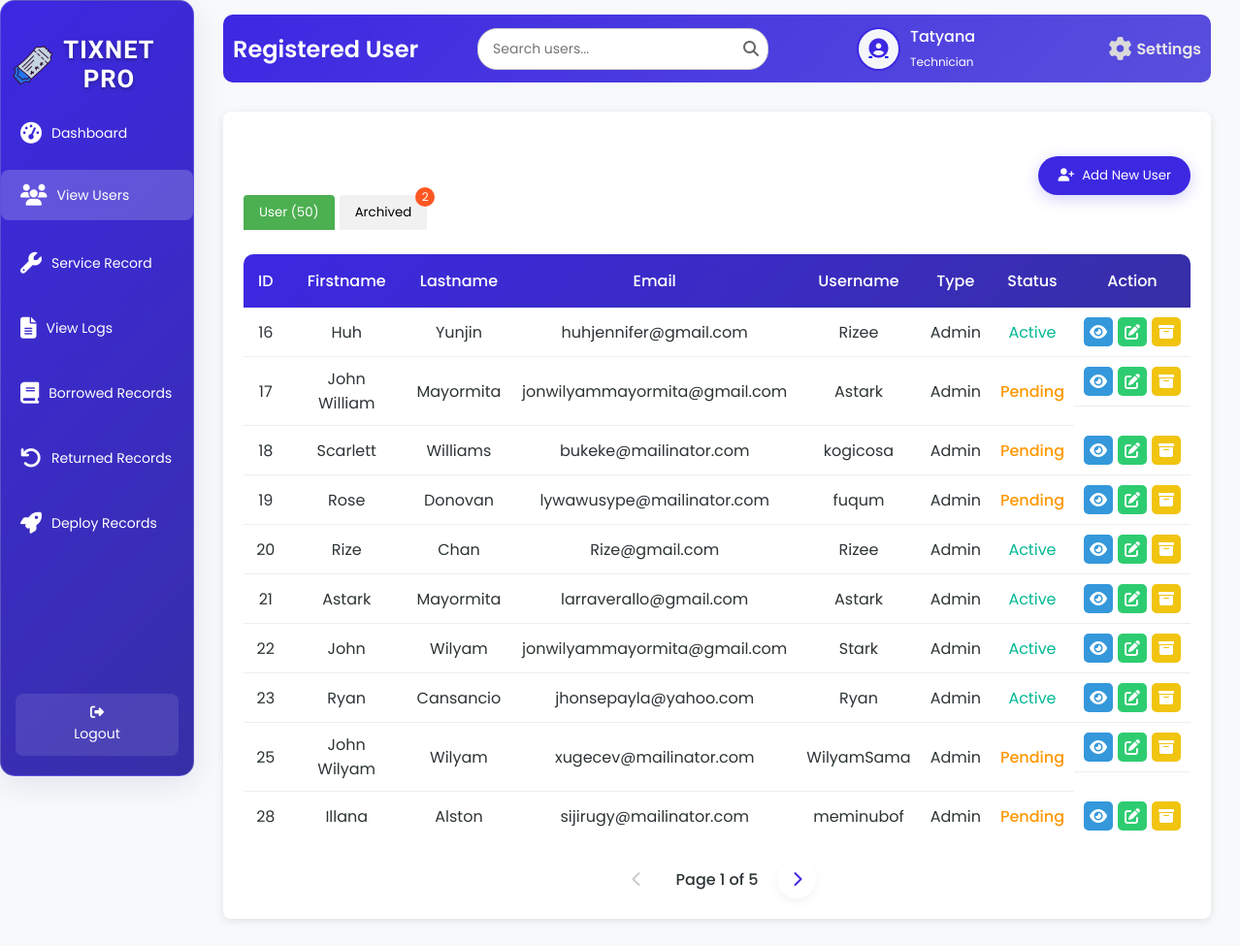
Page /viewU.php (signed in) on the committed database.
### tables this page shows
CREATE TABLE `tbl_user` (
  `u_id` int(50) NOT NULL,
  `u_fname` varchar(200) NOT NULL,
  `u_lname` varchar(200) NOT NULL,
  `u_email` varchar(200) NOT NULL,
  `u_username` varchar(200) NOT NULL,
  `u_password` varchar(200) NOT NULL,
  `u_type` varchar(200) NOT NULL,
  `u_status` varchar(200) NOT NULL
);

### viewU.php (the view, shortened to what this page needs)
<?php
include 'db.php';
$username = $_SESSION['username'];
$firstName = '';
$userType = '';
$avatarPath = $_SESSION['avatarPath'];
if ($conn) {
    $sqlUser = "SELECT u_fname, u_lname, u_type FROM tbl_user WHERE u_username = ?";
    $stmt = $conn->prepare($sqlUser);
    if (!$stmt) {
        error_log("Prepare failed for user details: " . $conn->error);
    } else {
        $stmt->bind_param("s", $username);
        $stmt->execute();
        $resultUser = $stmt->get_result();
        if ($resultUser->num_rows > 0) {
            $row = $resultUser->fetch_assoc();
            $firstName = $row['u_fname'];
            $userType = $row['u_type'];
        }
    }
}
$limit = 10;
$page = isset($_GET['page']) ? (int)$_GET['page'] : 1;
$offset = ($page - 1) * $limit;
$countQuery = "SELECT COUNT(*) as total FROM tbl_user WHERE u_status IN ('active', 'pending')";
$countResult = $conn->query($countQuery);
$totalUsers = $countResult->fetch_assoc()['total'];
$totalPages = ceil($totalUsers / $limit);
$sql = "SELECT u_id, u_fname, u_lname, u_email, u_username, u_type, u_status FROM tbl_user WHERE u_status IN ('active', 'pending') LIMIT ?, ?";
$stmt = $conn->prepare($sql);
$stmt->bind_param("ii", $offset, $limit);
$stmt->execute();
$activeAndPendingUsers = $stmt->get_result();
$archivedCountQuery = "SELECT COUNT(*) as total FROM tbl_archive";
$archivedCountResult = $conn->query($archivedCountQuery);
$totalArchived = $archivedCountResult->fetch_assoc()['total'];
?>
<!DOCTYPE html>
<html lang="en">
<head>
    <link rel="stylesheet" href="viewU.css">
    <link rel="stylesheet" href="https://cdnjs.cloudflare.com/ajax/libs/font-awesome/6.6.0/css/all.min.css" />
</head>
<body>
<div class="wrapper">
    <div class="sidebar glass-container">
        <h2><img src="image/logo.png" alt="Tix Net Icon" class="sidebar-icon">TixNet Pro</h2>
        <ul>
            <li><a href="adminD.php"><i class="fas fa-tachometer-alt"></i> <span>Dashboard</span></a></li>
            <li><a href="viewU.php" class="active"><i class="fas fa-users"></i> <span>View Users</span></a></li>
            <li><a href="view_service_record.php"><i class="fas fa-wrench"></i> <span>Service Record</span></a></li>
            <li><a href="logs.php"><i class="fas fa-file-alt"></i> <span>View Logs</span></a></li>
            <li><a href="borrowedT.php"><i class="fas fa-book"></i> <span>Borrowed Records</span></a></li>
            <li><a href="returnT.php"><i class="fas fa-undo"></i> <span>Returned Records</span></a></li>
            <li><a href="deployedT.php"><i class="fas fa-rocket"></i> <span>Deploy Records</span></a></li>
        </ul>
        <footer>
            <a href="index.php" class="back-home"><i class="fas fa-sign-out-alt"></i> Logout</a>
        </footer>
    </div>
    <div class="container">
        <div class="upper">
            <h1>Registered User</h1>
            <div class="search-container">
                <input type="text" class="search-bar" id="searchInput" placeholder="Search users..." onkeyup="debouncedSearchUsers()">
                <span class="search-icon"><i class="fas fa-search"></i></span>
            </div>
            <div class="user-profile">
                <div class="user-icon">
                    <a href="image.php">
                        <?php
                        $cleanAvatarPath = preg_replace('/\?\d+$/', '', $avatarPath);
                        if (!empty($avatarPath) && file_exists($cleanAvatarPath)) {
                            echo "<img src='" . htmlspecialchars($avatarPath, ENT_QUOTES, 'UTF-8') . "' alt='User Avatar'>";
                        } else {
                            echo "<i class='fas fa-user-circle'></i>";
                        }
                        ?>
                    </a>
                </div>
                <div class="user-details">
                    <span><?php echo htmlspecialchars($firstName, ENT_QUOTES, 'UTF-8'); ?></span>
                    <small><?php echo htmlspecialchars(ucfirst($userType), ENT_QUOTES, 'UTF-8'); ?></small>
                </div>
                <a href="settings.php" class="settings-link">
                    <i class="fas fa-cog"></i>
                    <span>Settings</span>
                </a>
            </div>
        </div>
        <div class="table-box glass-container">
            <div class="tab-buttons">
                <button class="tab-btn active" onclick="showTab('active')">User (<?php echo $totalUsers; ?>)</button>
                <button class="tab-btn" onclick="showTab('archived')">
                    Archived
                    <?php if ($totalArchived > 0): ?>
                        <span class="tab-badge"><?php echo $totalArchived; ?></span>
                    <?php endif; ?>
                </button>
            </div>
            <div id="active-users-tab" class="active">
                <div>
                    <button class="add-user-btn" onclick="showAddUserModal()"><i class="fas fa-user-plus"></i> Add New User</button>
                </div>
                <table id="active-users-table">
                    <thead>
                        <tr>
                            <th>ID</th>
                            <th>Firstname</th>
                            <th>Lastname</th>
                            <th>Email</th>
                            <th>Username</th>
                            <th>Type</th>
                            <th>Status</th>
                            <th>Action</th>
                        </tr>
                    </thead>
                    <tbody id="active-users-tbody">
                        <?php
                        if ($activeAndPendingUsers->num_rows > 0) {
                            while ($row = $activeAndPendingUsers->fetch_assoc()) {
                                echo "<tr>
                                        <td>{$row['u_id']}</td>
                                        <td>" . htmlspecialchars($row['u_fname'], ENT_QUOTES, 'UTF-8') . "</td>
                                        <td>" . htmlspecialchars($row['u_lname'], ENT_QUOTES, 'UTF-8') . "</td>
                                        <td>" . htmlspecialchars($row['u_email'], ENT_QUOTES, 'UTF-8') . "</td>
                                        <td>" . htmlspecialchars($row['u_username'], ENT_QUOTES, 'UTF-8') . "</td>
                                        <td>" . ucfirst(strtolower($row['u_type'])) . "</td>
                                        <td class='status-" . strtolower($row['u_status']) . "'>" . ucfirst(strtolower($row['u_status'])) . "</td>
                                        <td class='action-buttons'>
                                            <a class='view-btn' onclick=\"showViewModal('{$row['u_id']}', '" . htmlspecialchars($row['u_fname'], ENT_QUOTES, 'UTF-8') . "', '" . htmlspecialchars($row['u_lname'], ENT_QUOTES, 'UTF-8') . "', '" . htmlspecialchars($row['u_email'], ENT_QUOTES, 'UTF-8') . "', '" . htmlspecialchars($row['u_username'], ENT_QUOTES, 'UTF-8') . "', '{$row['u_type']}', '{$row['u_status']}')\" title='View'><i class='fas fa-eye'></i></a>
                                            <a class='edit-btn' onclick=\"showEditUserModal('{$row['u_id']}', '" . htmlspecialchars($row['u_fname'], ENT_QUOTES, 'UTF-8') . "', '" . htmlspecialchars($row['u_lname'], ENT_QUOTES, 'UTF-8') . "', '" . htmlspecialchars($row['u_email'], ENT_QUOTES, 'UTF-8') . "', '" . htmlspecialchars($row['u_username'], ENT_QUOTES, 'UTF-8') . "', '{$row['u_type']}', '{$row['u_status']}')\" title='Edit'><i class='fas fa-edit'></i></a>
                                            <a class='archive-btn' onclick=\"showArchiveModal('{$row['u_id']}', '" . htmlspecialchars($row['u_fname'] . ' ' . $row['u_lname'], ENT_QUOTES, 'UTF-8') . "')\" title='Archive'><i class='fas fa-archive'></i></a>
                                        </td>
                                    </tr>";
                            }
                        } else {
                            echo "<tr><td colspan='8' style='text-align: center;'>No active or pending users found.</td></tr>";
                        }
                        ?>
                    </tbody>
                </table>
                <div class="pagination" id="active-users-pagination">
                    <?php if ($page > 1): ?>
                        <a href="javascript:searchUsers(<?php echo $page - 1; ?>)" class="pagination-link"><i class="fas fa-chevron-left"></i></a>
                    <?php else: ?>
                        <span class="pagination-link disabled"><i class="fas fa-chevron-left"></i></span>
                    <?php endif; ?>
                    <span class="current-page">Page <?php echo $page; ?> of <?php echo $totalPages; ?></span>
                    <?php if ($page < $totalPages): ?>
                        <a href="javascript:searchUsers(<?php echo $page + 1; ?>)" class="pagination-link"><i class="fas fa-chevron-right"></i></a>
                    <?php else: ?>
                        <span class="pagination-link disabled"><i class="fas fa-chevron-right"></i></span>
                    <?php endif; ?>
                </div>
            </div>
        </div>
    </div>
</div>
</body>
</html>

### rows in the picture
tbl_user: u_id "16", u_fname "Huh", u_lname "Yunjin", u_email "huhjennifer@gmail.com", u_username "Rizee", u_type "Admin", u_status "Active"
tbl_user: u_id "17", u_fname "John William", u_lname "Mayormita", u_email "jonwilyammayormita@gmail.com", u_username "Astark", u_type "Admin", u_status "Pending"
tbl_user: u_id "18", u_fname "Scarlett", u_lname "Williams", u_email "bukeke@mailinator.com", u_username "kogicosa", u_type "Admin", u_status "Pending"
tbl_user: u_id "19", u_fname "Rose", u_lname "Donovan", u_email "lywawusype@mailinator.com", u_username "fuqum", u_type "Admin", u_status "Pending"
tbl_user: u_id "20", u_fname "Rize", u_lname "Chan", u_email "Rize@gmail.com", u_username "Rizee", u_type "Admin", u_status "Active"
tbl_user: u_id "21", u_fname "Astark", u_lname "Mayormita", u_email "larraverallo@gmail.com", u_username "Astark", u_type "Admin", u_status "Active"
tbl_user: u_id "22", u_fname "John", u_lname "Wilyam", u_email "jonwilyammayormita@gmail.com", u_username "Stark", u_type "Admin", u_status "Active"
tbl_user: u_id "23", u_fname "Ryan", u_lname "Cansancio", u_email "jhonsepayla@yahoo.com", u_username "Ryan", u_type "Admin", u_status "Active"
tbl_user: u_id "25", u_fname "John Wilyam", u_lname "Wilyam", u_email "xugecev@mailinator.com", u_username "WilyamSama", u_type "Admin", u_status "Pending"
tbl_user: u_id "28", u_fname "Illana", u_lname "Alston", u_email "sijirugy@mailinator.com", u_username "meminubof", u_type "Admin", u_status "Pending"

### other values in the picture
$firstName "Tatyana"
$userType "Technician"
$totalUsers "50"
$totalArchived "2"
$page "1"
$totalPages "5"
